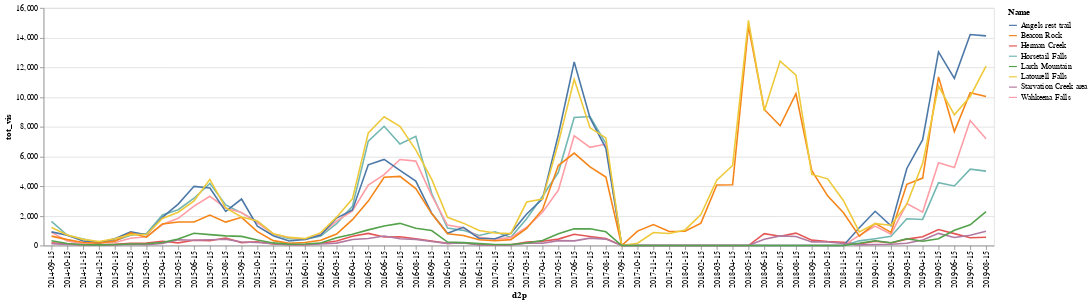

Source (notebook cell):
### Markdown cell above
### Look at trends just for trails that closed but opened again at some point
This vis isn't super informative because you can't easily compare across years - but it could be interesting to do something with these trails.

### Code cell
vnbc = v[(v['closed_ever']=="yes") & (v['burned']=="no")]
chart = alt.Chart(vnbc)
alt.Chart(vnbc).mark_line().encode(
    x = 'd2p',
    y = 'tot_vis',
    color = 'Name'
)

### Figure 1 — Vega-Lite specification as saved in the notebook (floating-point values rounded to 4 significant figures; data arrays with more than 128 entries replaced by an {"elided": "..."} marker saying what was removed)
{"config": {"view": {"continuousWidth": 400, "continuousHeight": 300}}, "data": {"name": "data-25bc0bc931ac03c549d3595bc07df8ae"}, "mark": "line", "encoding": {"color": {"field": "Name", "type": "nominal"}, "x": {"field": "d2p", "type": "nominal"}, "y": {"field": "tot_vis", "type": "quantitative"}}, "$schema": "https://vega.github.io/schema/vega-lite/v4.17.0.json", "datasets": {"data-25bc0bc931ac03c549d3595bc07df8ae": {"elided": "480 records"}}}
